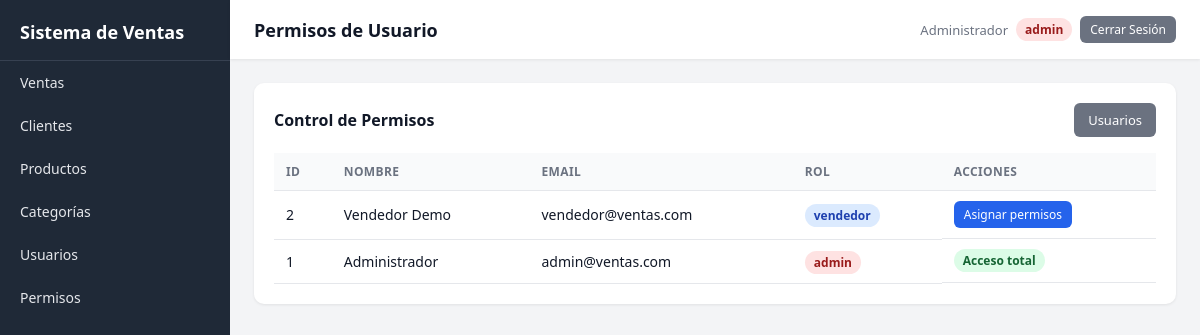
Page /index.php?c=permiso&a=index (signed in) on the committed database.
### tables this page shows
CREATE TABLE usuarios (
    id INT AUTO_INCREMENT PRIMARY KEY,
    nombre VARCHAR(100) NOT NULL,
    email VARCHAR(150) UNIQUE NOT NULL,
    password VARCHAR(255) NOT NULL,
    rol ENUM('admin','vendedor') DEFAULT 'vendedor',
    created_at TIMESTAMP DEFAULT CURRENT_TIMESTAMP
);

### controllers/PermisoController.php (called while the page is built, shortened)
<?php
class PermisoController {
    private $usuario, $permiso;
    public function __construct() {
        $this->usuario = new Usuario();
    }
    public function index() {
        $usuarios = $this->usuario->all();
        require __DIR__ . '/../views/permisos/index.php';
    }
}

### index.php (called while the page is built, shortened)
<?php
require_once __DIR__ . '/config/config.php';
$action     = $_GET['a'] ?? DEFAULT_ACTION;
$obj = new $class();
$obj->$action();

### config/config.php (called while the page is built, shortened)
<?php
function url($path = '') {
    return BASE_URL . ltrim($path, '/');
}

### config/database.php (called while the page is built)
<?php
class Database {
    private static $instance = null;
    public static function getConnection() {
        if (self::$instance === null) {
            try {
                self::$instance = new PDO(
                    "mysql:host=localhost;dbname=ventas_db;charset=utf8mb4",
                    "root",
                    "",
                    [
                        PDO::ATTR_ERRMODE => PDO::ERRMODE_EXCEPTION,
                        PDO::ATTR_DEFAULT_FETCH_MODE => PDO::FETCH_ASSOC
                    ]
                );
            } catch (PDOException $e) {
                die("Error de conexión: " . $e->getMessage());
            }
        }
        return self::$instance;
    }
}

### models/BaseModel.php (called while the page is built, shortened)
<?php
require_once __DIR__ . '/../config/database.php';
abstract class BaseModel {
    protected $db;
    protected $table;
    public function __construct() {
        $this->db = Database::getConnection();
    }
    public function all() {
        return $this->db->query("SELECT * FROM {$this->table} ORDER BY id DESC")->fetchAll();
    }
}

### views/permisos/index.php (the view, shortened to what this page needs)
<?php require_once __DIR__ . '/../layout.php'; layout_head('Permisos de Usuario'); ?>
<div class="card">
    <div class="card-header">
        <h3>Control de Permisos</h3>
        <a class="btn btn-secondary" href="<?= url('index.php?c=usuario&a=index') ?>">Usuarios</a>
    </div>
    <table>
        <thead>
            <tr>
                <th>ID</th>
                <th>Nombre</th>
                <th>Email</th>
                <th>Rol</th>
                <th>Acciones</th>
            </tr>
        </thead>
        <tbody>
        <?php if (empty($usuarios)): ?>
            <tr><td colspan="5" class="empty">No hay usuarios registrados</td></tr>
        <?php else: foreach ($usuarios as $u): ?>
            <tr>
                <td><?= $u['id'] ?></td>
                <td><?= htmlspecialchars($u['nombre']) ?></td>
                <td><?= htmlspecialchars($u['email']) ?></td>
                <td>
                    <span class="badge <?= $u['rol'] === 'admin' ? 'badge-red' : 'badge-blue' ?>">
                        <?= htmlspecialchars($u['rol']) ?>
                    </span>
                </td>
                <td class="actions">
                    <?php if ($u['rol'] === 'admin'): ?>
                        <span class="badge badge-green">Acceso total</span>
                    <?php else: ?>
                        <a class="btn btn-sm" href="<?= url('index.php?c=permiso&a=editar&id=' . $u['id']) ?>">Asignar permisos</a>
                    <?php endif; ?>
                </td>
            </tr>
        <?php endforeach; endif; ?>
        </tbody>
    </table>
</div>

### views/layout.php (style rules this page uses)
:root { --sidebar: #1f2937; --sidebar-hover: #374151; --primary: #2563eb; --bg: #f3f4f6; --card: #ffffff; --text: #111827; --muted: #6b7280; --green: #16a34a; --red: #dc2626; --yellow: #d97706; }
* { box-sizing: border-box; }
body { margin: 0; font-family: 'Segoe UI', Roboto, Arial, sans-serif; background: var(--bg); color: var(--text); display: flex; min-height: 100vh; }
a { text-decoration: none; color: inherit; }
.card { background: var(--card); border-radius: 10px; padding: 20px; box-shadow: 0 1px 3px rgba(0,0,0,.08); margin-bottom: 20px; }
.card-header { display: flex; justify-content: space-between; align-items: center; margin-bottom: 16px; }
.card-header h3 { margin: 0; font-size: 16px; }
table { width: 100%; border-collapse: collapse; font-size: 14px; }
th, td { padding: 10px 12px; text-align: left; border-bottom: 1px solid #e5e7eb; }
th { background: #f9fafb; color: var(--muted); text-transform: uppercase; font-size: 12px; letter-spacing: .4px; }
.btn { display: inline-block; padding: 8px 14px; border-radius: 6px; border: none; font-size: 13px; cursor: pointer; background: var(--primary); color: #fff; transition: .2s; }
.btn-sm { padding: 5px 10px; font-size: 12px; }
.btn-secondary { background: #6b7280; }
.badge { padding: 3px 9px; border-radius: 999px; font-size: 12px; font-weight: 600; }
.badge-blue { background: #dbeafe; color: #1e40af; }
.badge-green { background: #dcfce7; color: #166534; }
.badge-red { background: #fee2e2; color: #991b1b; }
.actions { display: flex; gap: 6px; }

### rows in the picture
usuarios: id "2", nombre "Vendedor Demo", email "vendedor@ventas.com", rol "vendedor"
usuarios: id "1", nombre "Administrador", email "admin@ventas.com", rol "admin", shows "Acceso total"

### other values in the picture
APP_NAME "Sistema de Ventas"
$title "Permisos de Usuario"
auth_user_name() "Administrador"
auth_user_role() "admin"
